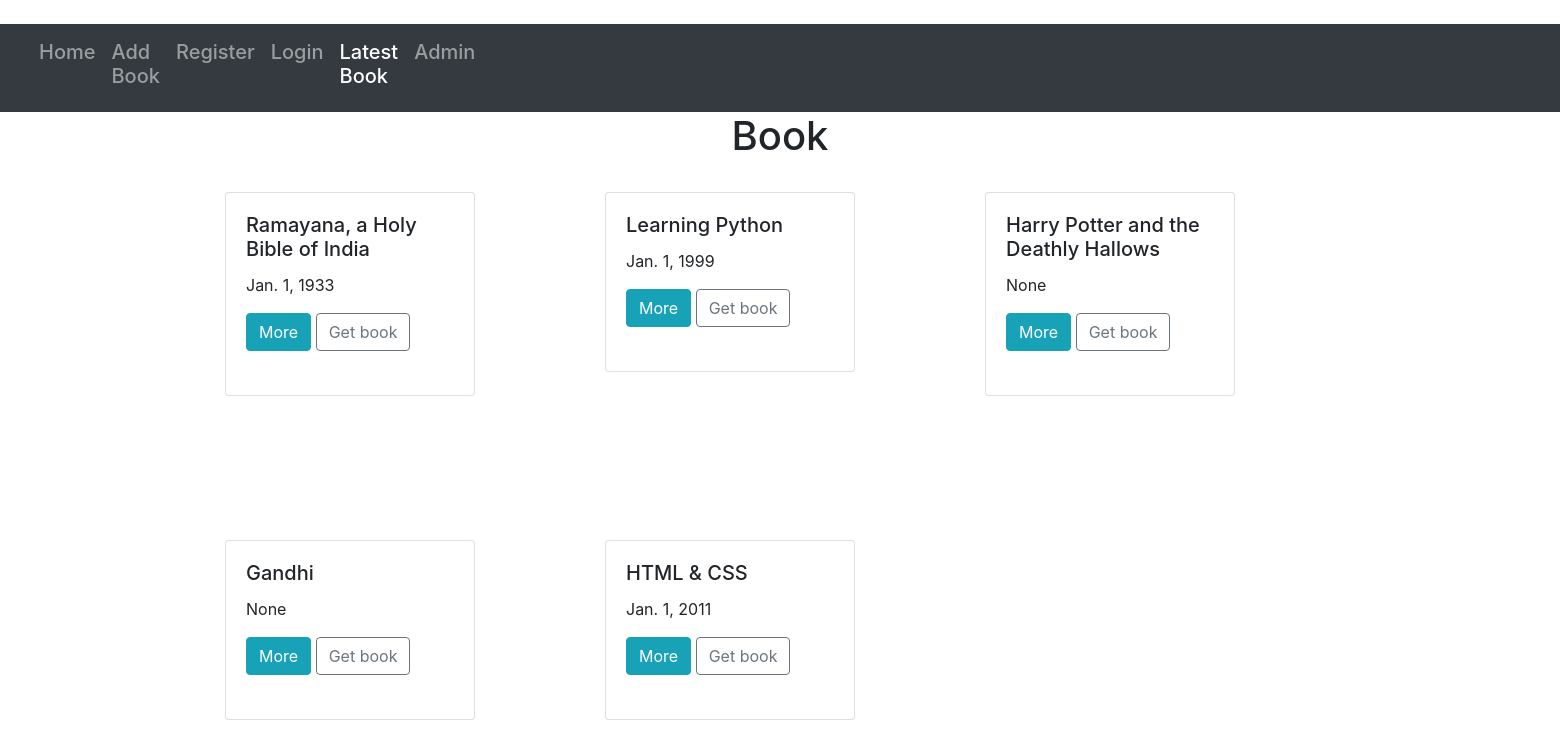
/latestbook, run on the app's committed database.
### book_api/models.py (models this page shows)
class Book(models.Model):
    title = models.CharField(max_length=200)
    author_name = models.CharField(max_length=100, default="NULL")
    publish_date = models.DateField(default="2020-09-10", null=True)
    page = models.IntegerField(default="NULL")
    cover_url = models.URLField(max_length=255, null=True)

### book_api/views.py (the view)
# urls.py: path("latestbook", views.latestbook, name="latestbook"),
def latestbook(request):
    try:
        bookdata = Book.objects.order_by("-id")[:5]  # top 5 Book
        return render(request, "latestbook.html", {"bookdata": bookdata})
    except Exception as e:
        messages.error(request, f"Error: {e}")
        return redirect("index")

### book_api/templates/latestbook.html (shortened to what this page needs)
<!DOCTYPE html>
<html lang="en">
  <head>
    <link
      rel="stylesheet"
      href="https://cdn.jsdelivr.net/npm/bootstrap@4.4.1/dist/css/bootstrap.min.css"
    />
  </head>
  <body>
    <br />
    <nav class="navbar navbar-expand-sm bg-dark navbar-dark">
      <div class="container-fluid">
        <div class="collapse navbar-collapse" id="navbarLeftAlignExample">
          <ul class="navbar-nav me-auto mb-3 mb-lg-0">
            <h5>
              <li class="nav-item">
                <a class="nav-link" aria-current="page" href="/">Home</a>
              </li>
            </h5>
            <h5>
              <li class="nav-item">
                <a class="nav-link" href="add_book">Add Book </a>
              </li>
            </h5>
            <h5>
              <li class="nav-item">
                <a class="nav-link" href="register">Register</a>
              </li>
            </h5>
            <h5>
              <li class="nav-item">
                <a class="nav-link" href="login">Login </a>
              </li>
            </h5>
            <h5>
              <li class="nav-item">
                <a class="nav-link active" href="latestbook">Latest Book</a>
              </li>
            </h5>
            <h5>
              <li class="nav-item">
                <a class="nav-link" href="admin">Admin</a>
              </li>
            </h5>
            <li class="nav-item">
              <a class="nav-link" href="/cart">
              </a>
            </li>
          </ul>
        </div>
      </div>
    </nav>
    <div class="container">
      <h1 class="header" style="text-align: center">Book</h1>
      <br />
      <div class="row row-cols-1 row-cols-md-3">
        {% for x in bookdata %}
        <div class="col mb-4">
          <div class="card">
            <div class="card-body">
              <h5 class="card-title">{{ x.title }}</h5>
              <p class="card-text">{{ x.publish_date }}</p>
              <a href="details/{{ x.id }}" class="btn btn-info">More</a>
              <button class="btn btn-outline-secondary get-book-btn">
                Get book
              </button>
              <br /><br />
            </div>
          </div>
          <br /><br /><br /><br /><br />
        </div>
        {% endfor %}
      </div>
    </div>
  </body>
</html>

### book_api/templates/latestbook.html (style rules this page uses)
.card { min-height: 100px; width: 250px; }

### data on the page
Book: title "Ramayana, a Holy Bible of India", publish_date "Jan. 1, 1933"
Book: title "Learning Python", publish_date "Jan. 1, 1999"
Book: title "Harry Potter and the Deathly Hallows", publish_date "None"
Book: title "Gandhi", publish_date "None"
Book: title "HTML & CSS", publish_date "Jan. 1, 2011"
